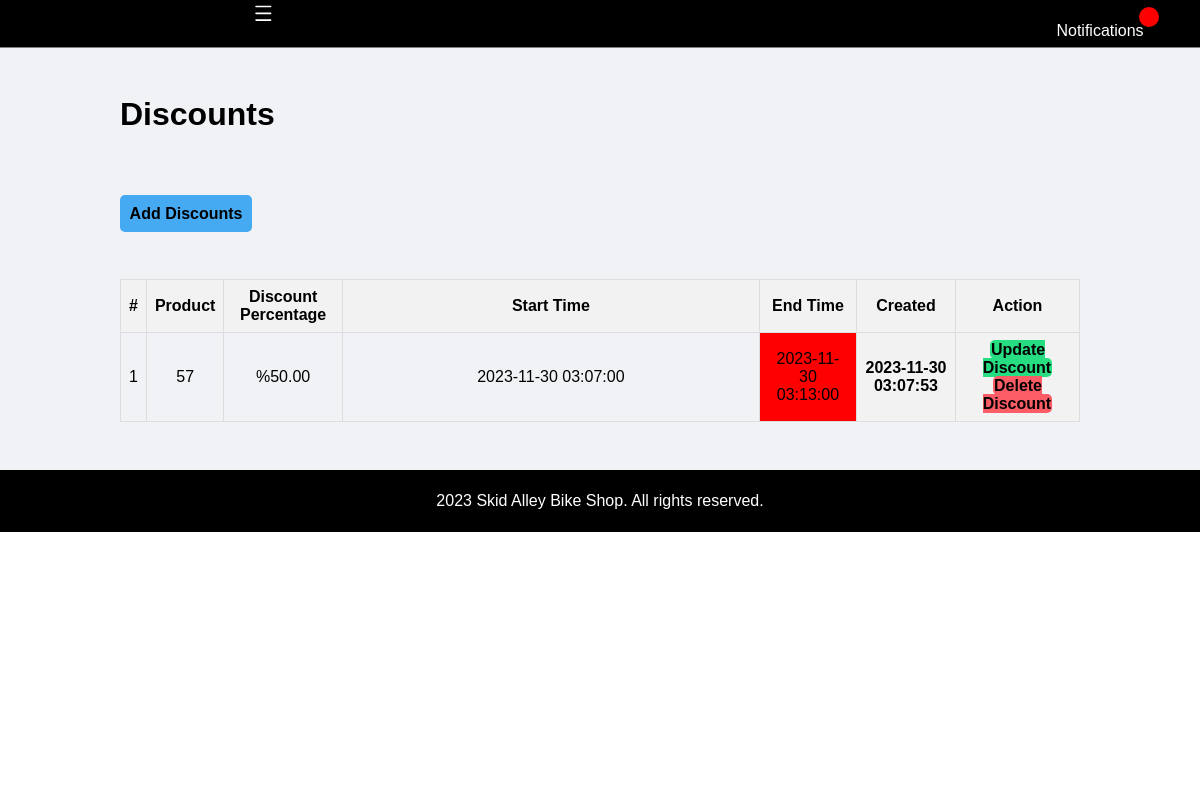
/admin/discounts.php (signed in), run on an earlier commit of the app's database.
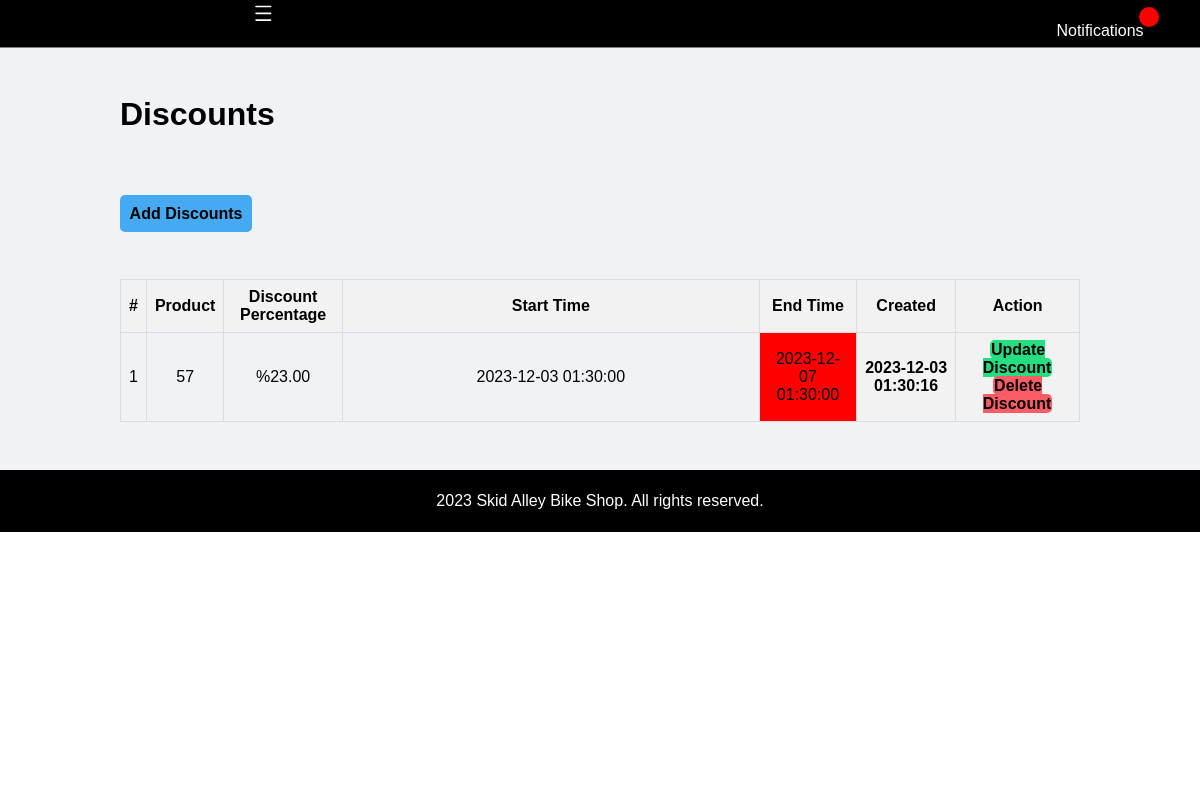
And on a later commit of the database.
### tables this page shows
CREATE TABLE `discounts` (
  `id` int(11) NOT NULL,
  `product_id` int(11) NOT NULL,
  `brand_id` int(11) DEFAULT NULL,
  `category_id` int(11) DEFAULT NULL,
  `discount_percentage` decimal(5,2) NOT NULL,
  `start_time` datetime DEFAULT NULL,
  `end_time` datetime DEFAULT NULL,
  `created_at` datetime DEFAULT current_timestamp(),
  `updated_at` datetime DEFAULT current_timestamp() ON UPDATE current_timestamp()
);

### admin/discounts.php (the view)
<?php include ('partials/menu.php');?>
<div class = "main-content">
           <div class = "wrapper">
                <h1>Discounts</h1>
                    <br/>
                     <br/><br/><br/>
                  <a href="add-discounts.php" class="btn-primary">Add Discounts</a>
                     <br/><br/><br/>
                 <table class= "tbl-full">
                    <tr>
                        <th>#</th>
                        <th>Product</th>
                        <th>Discount Percentage</th>
                        <th>Start Time</th>
                        <th>End Time</th>
                        <th>Created</th>
                        <th>Action</th>
                    </tr>
                    <?php
                    $sql = "SELECT * FROM discounts";
                    $res = mysqli_query($conn,$sql);
                    if($res==TRUE)
                    {
                        $count = mysqli_num_rows($res);
                        $sn=1;
                        if($count>0)
                        {
                            while($rows=mysqli_fetch_assoc($res))
                            {
                                $id=$rows['id'];
                                $product_id=$rows['product_id'];
                                $discount_percentage=$rows['discount_percentage'];
                                $start_time = $rows['start_time'];
                                $end_time = $rows['end_time'];
                                $created_at = $rows['created_at'];
                                ?>
                    <tr>
                        <td><?php echo $sn++;?></td>
                        <td><?php echo $product_id;?></td>
                        <td>%<?php echo $discount_percentage;?></td>
                        <td><?php echo $start_time;?></td>
                        <td style="<?php echo (strtotime($end_time) < time()) ? 'background-color: red;' : ''; ?>"><?php echo $end_time;?></td>
                        <th><?php echo $created_at;?></th>
                        <th>
                            <a href="<?php echo SITEURL; ?>admin/update_discounts.php?id=<?php echo $id; ?>" class='btn-secondary'>Update Discount</a>
                            <a href="<?php echo SITEURL; ?>admin/delete-discount.php?id=<?php echo $id; ?>" class="btn-third">Delete Discount</a>
                            </th>
                    </tr>
                    <?php
                        }
                    } else {
                    }
                }
                    ?>
                 </table>
            </div>
        </div>
<?php include('partials/footer.php') ?>

What changed in the data, as far as the page shows it:
removed discounts: product "57", discount_percentage "50.00", start_time "2023-11-30 03:07:00", end_time "2023-11-30 03:13:00", created_at "2023-11-30 03:07:53"
added discounts: product "57", discount_percentage "23.00", start_time "2023-12-03 01:30:00", end_time "2023-12-07 01:30:00", created_at "2023-12-03 01:30:16"
